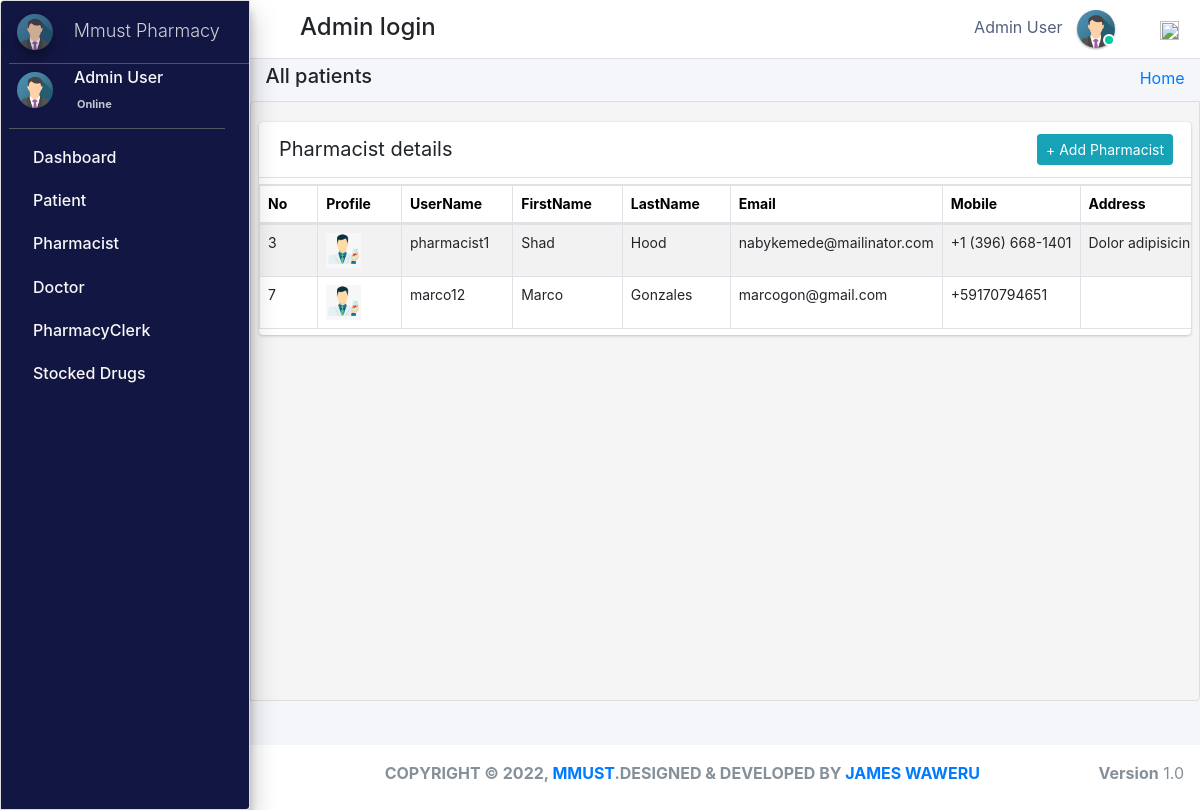
The app's page /admin_user/manage_pharmacist/ (signed in), older data.
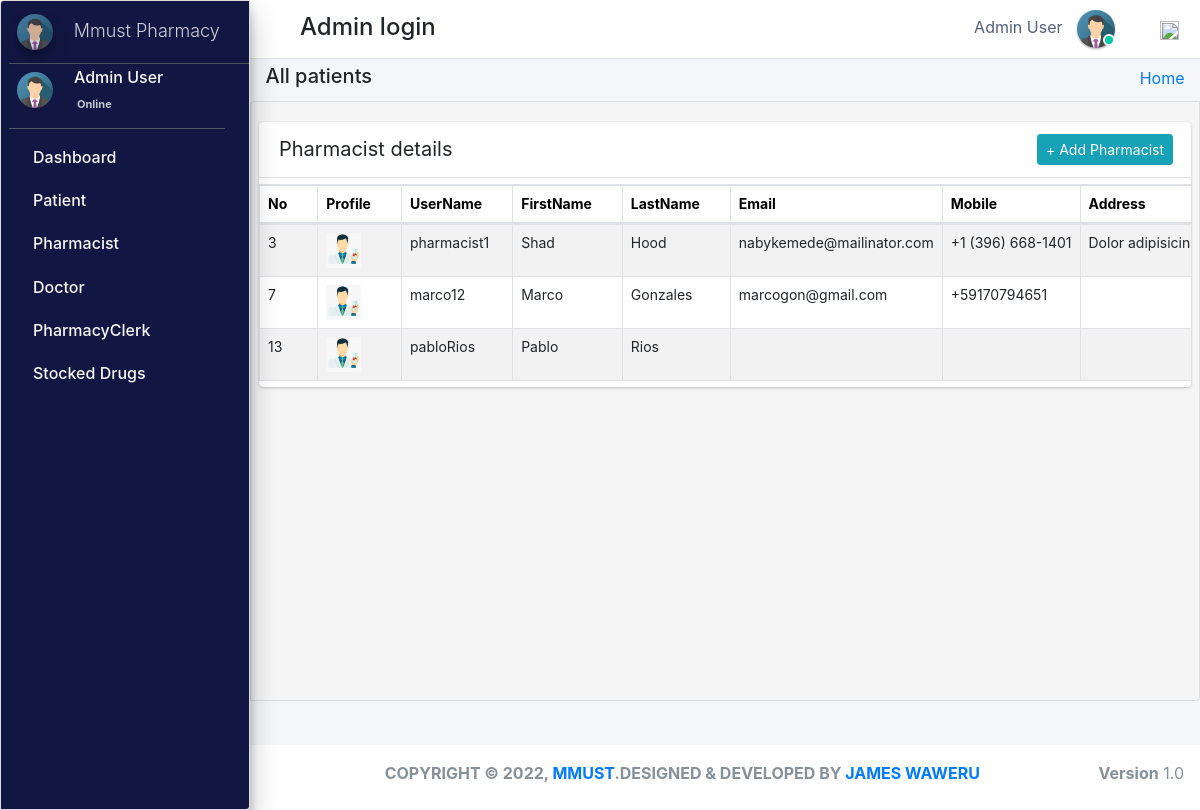
The same page, newer data.
### pharmacy/models.py (models this page shows, shortened)
class Pharmacist(models.Model):
    gender_category=(
        ('Male','Male'),
        ('Female','Female'),
    )
    admin = models.OneToOneField(CustomUser,null=True, on_delete = models.CASCADE)
    emp_no=models.CharField(max_length=100,null=True,blank=True)
    age= models.IntegerField(default='0', blank=True, null=True)
    gender=models.CharField(max_length=100,null=True,choices=gender_category)
    mobile =models.CharField(max_length=10,null=True,blank=True)
    address=models.CharField(max_length=300,null=True,blank=True)
    profile_pic=models.ImageField(default="images2.png",null=True,blank=True)
    created_at = models.DateTimeField(auto_now_add=True)
    updated_at = models.DateTimeField(auto_now=True)
    objects = models.Manager()

class CustomUser(AbstractUser):
    user_type_data = ((1, "AdminHOD"), (2, "Pharmacist"), (3, "Doctor"), (4, "PharmacyClerk"),(5, "Patients"))
    user_type = models.CharField(default=1, choices=user_type_data, max_length=10)

### pharmacy/HODViews.py (the view)
# urls.py: path('admin_user/manage_pharmacist/',HODViews.managePharmacist,name='manage_pharmacist'),
def managePharmacist(request):
    staffs = Pharmacist.objects.all()
    context = {
        "staffs": staffs,
        "title": "Manage Pharmacist"
    }
    return render(request, 'hod_templates/all_pharmacist.html', context)

### pharmacy/LoginCheckMiddleWare.py (called while the page is built, shortened)
    def process_view(self, request, view_func, view_args, view_kwargs):
        modulename = view_func.__module__
        user = request.user
        if user.is_authenticated:
            if user.user_type == "1":
                pass
            else:
                return redirect("login")
        else:
            if request.path == reverse("login"):
                pass
            else:
                return redirect("login")

### pharmacy/templates/hod_templates/all_pharmacist.html (shortened to what this page needs)
{% extends 'hod_templates/base_template.html'%} {% block page_title %}
<h5>All patients</h5>
{% endblock page_title %} {% block main_content %}
<section class="content">
    <div class="row">
        <div class="col-md-12">
            <div class="card card-primar sc">
                <div class="card-header">
                    <span>Pharmacist details</span>
                    <div class="card-tools d-flex">
                        <a class="btn btn-sm btn-info mr-2" href="{% url 'manage_pharmacist'  %}" role="button">+ Add Pharmacist</a>
                    </div>
                </div>
                <table class="table table-bordered table-hover dataTable" id=plist>
                    <thead>
                        <tr>
                            <th>No</th>
                            <th>Profile</th>
                            <th>UserName</th>
                            <th>FirstName</th>
                            <th>LastName</th>
                            <th>Email</th>
                            <th>Mobile</th>
                            <th>Address</th>
                        </tr>
                    </thead>
                    <tbody>
                        {% for staff in staffs %}
                        <tr class="hov">
                            <td>{{staff.admin.id}}</td>
                            <td> <img src="{{staff.profile_pic.url}}" class="" width="35" height="35" alt=""></td>
                            <td>{{staff.admin.username}}</td>
                            <td>{{staff.admin.first_name}}</td>
                            <td>{{staff.admin.last_name}}</td>
                            <td>{{staff.admin.email}}</td>
                            <td>{{staff.mobile}}</td>
                            <td>{{staff.address}}</td>
                        </tr>
                        {% endfor %}
                    </tbody>
                </table>
            </div>
        </div>
    </div>
</section>
{% endblock %}

Row changes from the older to the newer data that the page shows:
added Pharmacist: admin.id "13", profile_pic (picture), admin.username "pabloRios", admin.first_name "Pablo", admin.last_name "Rios"
